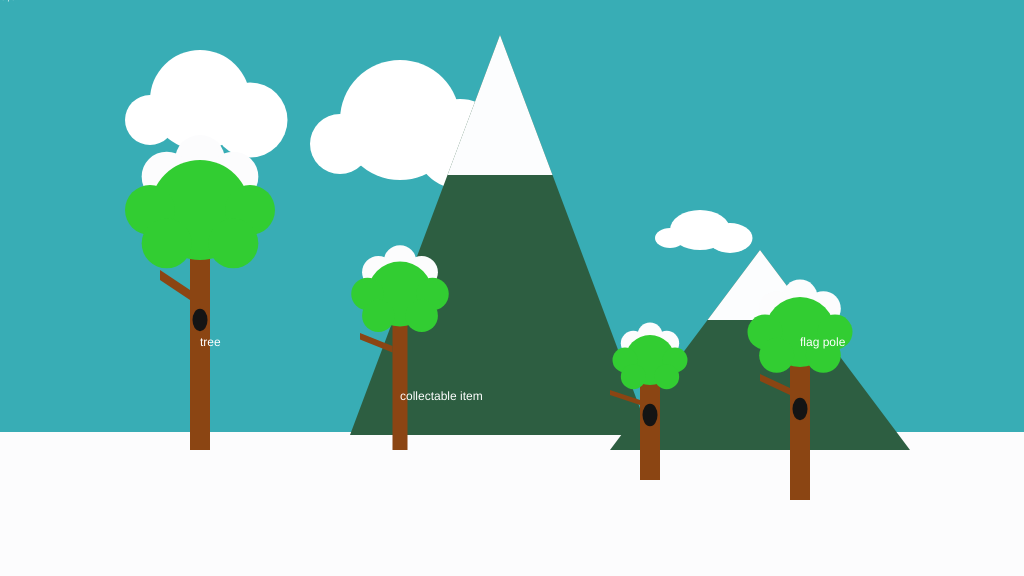
Frame 1 (no input)
Frame 60 (no input): identical to frame 1, image omitted
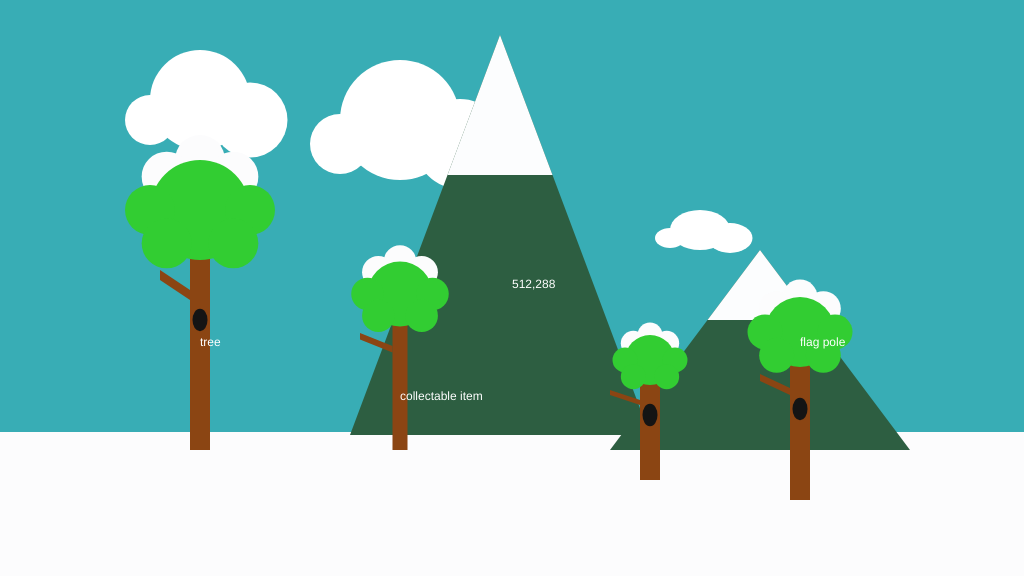
Frame 120 (the mouse pressed at the canvas centre since frame 60)

The p5.js sketch that drew these frames (run headless with seeded random() and noise() and a simulated clock; from frame 60 on, the mouse is pressed at the canvas centre):

// p5.js sketch
// ── sketch.js
/*
	Game Project Part 1 - Background Scenery
*/

function setup()
{
	createCanvas(1024, 576);
}

function cloud(posX,posY, sizeX,sizeY)
{
    ellipse(posX,posY,sizeX,sizeY); // main ellipse
    ellipse(posX + (sizeX/2),posY + (sizeY/5),(sizeX/4) * 3,(sizeY/4) * 3);
    ellipse(posX - (sizeX/2),posY + (sizeY/5),(sizeX/4) * 2,(sizeY/4) * 2);
}

function mountain(baseX, baseY, width, height)
{
    fill(45,94,65);
    triangle(baseX-(width/2),baseY,baseX, baseY-height, baseX+(width/2),baseY);
    
    fill(252,253,254);
    peak1X = baseX-(width/2) + ((width-(width/2))*.65);
    peak2X = baseX+(width/2) - ((width-(width/2))*.65);
    peakY = baseY - (height*.65);
    triangle(peak1X,peakY,baseX,baseY-height,peak2X,peakY);
    
    fill(119,136,153);
    
}
function tree(baseX, baseY, width, height, birdhole)
{
    //Trunk
    fill(139,69,19);
    rect(baseX - (width/2),baseY-height,width,height);
    
    //Branch
    fill(139,69,19);
    beginShape();
    vertex(baseX-(width/2),baseY-(height*.75));
    vertex(baseX-(width/2),baseY-(height*.80));
    vertex(baseX-40,baseY-(height*.90));
    vertex(baseX-40,baseY-(height*.85));
    endShape(CLOSE);
    
    //leaves
    fill(50,205,50);
    var bigLeafX = baseX;
    var bigLeafY = baseY-(height*1.2);
    var bigLeafSize = height/2;
    
    fill(252,252,253);
    ellipse(bigLeafX,bigLeafY-(bigLeafSize/2), bigLeafSize/2,bigLeafSize/2); //top middle
    ellipse(bigLeafX-(bigLeafSize/3),bigLeafY -(bigLeafSize/3) , bigLeafSize/2,bigLeafSize/2); //top left
    ellipse(bigLeafX+(bigLeafSize/3),bigLeafY -(bigLeafSize/3) , bigLeafSize/2,bigLeafSize/2); //top right
    fill(50,205,50);
    ellipse(bigLeafX,bigLeafY,bigLeafSize,bigLeafSize);
    ellipse(bigLeafX-(bigLeafSize/2),bigLeafY, bigLeafSize/2,bigLeafSize/2); //middle left
    ellipse(bigLeafX+(bigLeafSize/2),bigLeafY, bigLeafSize/2,bigLeafSize/2); //middle right
    
    fill(50,205,50);
    ellipse(bigLeafX-(bigLeafSize/3),bigLeafY +(bigLeafSize/3) , bigLeafSize/2,bigLeafSize/2); //bottom left
    ellipse(bigLeafX+(bigLeafSize/3),bigLeafY +(bigLeafSize/3) , bigLeafSize/2,bigLeafSize/2); //bottom right
    if(birdhole)
    {
        fill(20,20,20);
        ellipse(baseX, baseY - (height*.65), width*.75 ,(width*.75)*1.5);
    }
}

function draw()
{
	background(56, 173, 181); //fill the sky blue

	noStroke();
	fill(252,252,253);
	rect(0, 432, 1024, 144); //draw some green ground

	//1. a cloud in the sky
	//... add your code here
	noStroke();
	fill(255);
	text("cloud", 200, 100);
    
    cloud(200,100,100,100);
    cloud(400,120,120,120);
    cloud(700,230,60,40);
    
	//2. a mountain in the distance
	//... add your code here
	noStroke();
	fill(255);
	text("mountain", 500, 256);
    mountain(760,450, 300,200);
    mountain(500, 435,300,400);

	//3. a tree
	//... add your code here
    tree(200,450,20,200, true);
    tree(400,450,15,130, false);
    tree(650,480,20,100, true);
    tree(800,500,20,140, true)

	noStroke();
	fill(255);
	text("tree", 200, 346);

	//4. a collectable token - eg. a jewel, fruit, coins
	//... add your code here

	noStroke();
	fill(255);
	text("collectable item", 400, 400);


	//5. a flag pole 
	// you'll reach this at the end of the game level
	// it will eventually have two states / flag down and flag raised
	//... add your code here

	noStroke();
	fill(255);
	text("flag pole", 800, 346);
    
    fill(255);
	text(`${mouseX},${mouseY}`, mouseX, mouseY);

}
